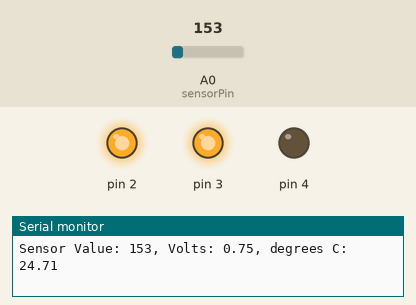
Recording of a sketch running on a simulated Arduino Uno, built with avr-gcc and run on an emulated ATmega328P. Shown: output pins drawn as LEDs (lit = HIGH), the last lines printed to the serial monitor. The test bench sets the inputs (shaded band); at power-on: A0 (sensorPin) = 153.

Above: at 1.2 s.
1.3 s: A0 (sensorPin) set to 151
At 2.1 s:
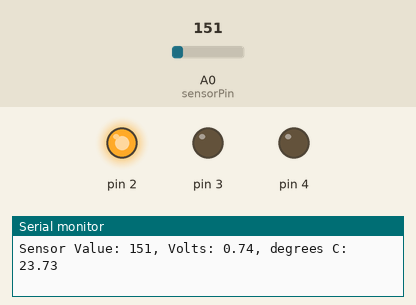
2.8 s: A0 (sensorPin) set to 114
At 3.5 s:
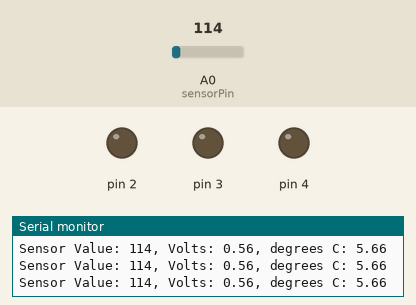
4.3 s: A0 (sensorPin) set to 165
At 5.1 s:
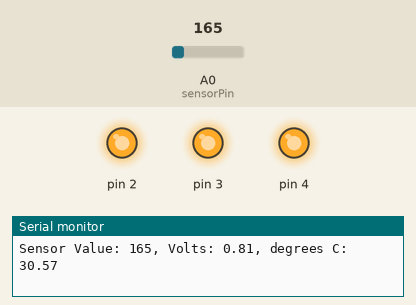
5.8 s: A0 (sensorPin) set to 133
At 6.5 s:
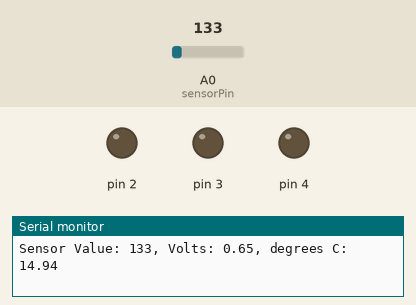
8.8 s: A0 (sensorPin) set to 175
At 9.4 s:
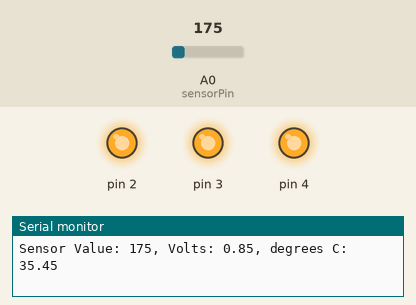
Timing chart, 0 to 11.8 s (numbered marks = the images above; inputs shaded):
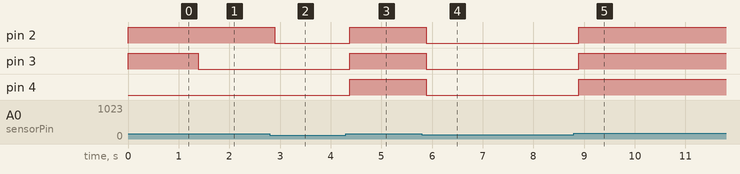

The sketch:

Temp_sensor_3_LED_indicators.ino
```cpp
/*****************************************************************************
 * Date - 02/23/26
 * Description:
 * This project programs the microcontroller to read the analog signal from a
 * TMP36 temperature sensor, convert the reading into a voltage value, and
 * calculate the corresponding temperature in degrees Celsius. Based on the
 * measured temperature, the microcontroller controls a series of LEDs to
 * visually indicate the current temperature range.
 *****************************************************************************/

// The temperature sensor's analog output is wired to analog pin A0
const int sensorPin = A0;

// Baseline temperature (20°C) used to define LED threshold levels
const float baselineTemp = 20.0;

void setup() {
  // Start serial communications to print debug info to Serial Monitor (9.6k bps)
  Serial.begin(9600);
  // Configure pins 2, 3, 4 as outputs for LEDS.
  // Loop runs for pinNumber 2, 3, 4. Stops before 5
  for(int pinNumber = 2; pinNumber<5; pinNumber++){
    pinMode(pinNumber, OUTPUT);
    // LEDs begin loop off
    digitalWrite(pinNumber, LOW);
  }
}

void loop() {
  // Read the senseor value at analog pin A0
  int sensorVal = analogRead(sensorPin);

  // Print the raw analog value
  Serial.print("Sensor Value: ");
  Serial.print(sensorVal);

  // Convert raw anaglog value to voltage
  float voltage = (sensorVal/1024.0) * 5.0;
  Serial.print(", Volts: ");
  Serial.print(voltage);
  Serial.print(", degrees C: ");

  // TMP36-stlye voltage to temperature (°C) conversion
  // TMP36 outputs 0.5v at 0°C and increases by 10mV per °C
  float temperature = (voltage - .5) * 100;
  Serial.println(temperature);

  /********************************
   ***      LED logic:          ***
   ********************************/

  // baselineTemp = 20.0°C
  if(temperature < baselineTemp+2){
    // temperature below 22.0°C: all LEDs off
    digitalWrite(2, LOW);
    digitalWrite(3, LOW);
    digitalWrite(4, LOW);

  }else if (temperature >= baselineTemp + 2 && temperature < baselineTemp +4){
    // temperature 22.0°C to < 24.0°C: LED on at pin 2 only
    digitalWrite(2, HIGH);
    digitalWrite(3, LOW);
    digitalWrite(4, LOW);

  }else if (temperature >= baselineTemp + 4 && temperature < baselineTemp +6){
    // temperature 24.0°C to < 26.0°C: LEDs on at pins 2 and 3
    digitalWrite(2, HIGH);
    digitalWrite(3, HIGH);
    digitalWrite(4, LOW);

  }else if (temperature >= baselineTemp + 6){
    // temperature 26.0°C and up: all LEDs on
    digitalWrite(2, HIGH);
    digitalWrite(3, HIGH);
    digitalWrite(4, HIGH);
  }
  // delay 1 ms
  delay(1);
}
```

Measured:
- the behaviour switches between 152 and 151 on A0 (sensorPin) (found by bisection; images 0 and 1)
- after the input at 1.3 s, pin 3: HIGH → LOW after 0.09 s
- after the input at 2.8 s, pin 2: HIGH → LOW after 0.10 s
- after the input at 4.3 s, pin 2–4: LOW → HIGH after 0.07 s
- after the input at 5.8 s, pin 2–4: HIGH → LOW after 0.08 s
- after the input at 8.8 s, pin 2–4: LOW → HIGH after 0.10 s
